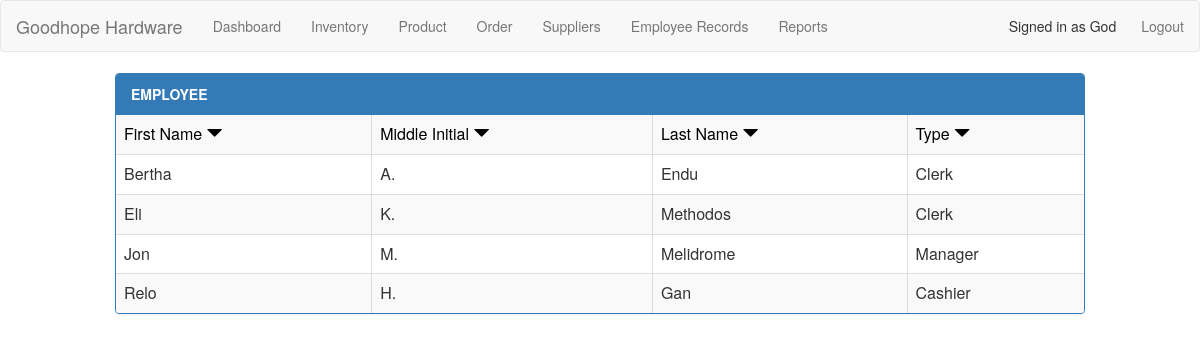
/record.php (signed in), run on the app's committed database.
### tables this page shows
CREATE TABLE `employee` (
  `employee_Id` int(11) NOT NULL,
  `employee_Username` varchar(24) NOT NULL,
  `employee_Firstname` varchar(50) NOT NULL,
  `employee_MI` varchar(24) NOT NULL,
  `employee_Lastname` varchar(50) NOT NULL,
  `employee_Type` enum('Manager','Clerk','Cashier') NOT NULL
);

### record.php (the view, shortened to what this page needs)
<?php
    require "navbar.php";
    $orderby = 'employee_Firstname';
?>
<!DOCTYPE html>
<html>
<head>
<link rel = 'stylesheet' href = 'css/bootstrap.min.css'>
</head>
<body>
    <div class='container-fluid'>
	<div class='row'>
		<div class='col-md-10 col-md-offset-1'>
		</div>
	</div>
	<div class='row'>
    	<div class='col-md-10 col-md-offset-1'>
		<div class='panel panel-primary'>
			<div class='panel-heading'>
				<strong>
					EMPLOYEE
				</strong>
			</div>
            <?php
                $query = "SELECT * FROM employee ORDER BY {$orderby} ASC";
                $result = mysqli_query($db, $query) or die("Oops! Something went wrong with the servers.");
                if($result){
                    echo "<table class = 'table table-bordered table-striped'>
                            <tr>
                                <td><a href = 'record.php?orderby=employee_Firstname' class = 'selected'>First Name
                                <span class = 'glyphicon glyphicon-triangle-bottom'></span>
                                </a></td>
                                <td><a href = 'record.php?orderby=employee_MI' class = 'selected'>Middle Initial
                                <span class = 'glyphicon glyphicon-triangle-bottom'></span>
                                </a></td>
                                <td><a href = 'record.php?orderby=employee_Lastname' class = 'selected'>Last Name
                                <span class = 'glyphicon glyphicon-triangle-bottom'></span>
                                </a></td>
                                <td><a href='record.php?orderby=employee_Type' class = 'selected'>Type
                                <span class='glyphicon glyphicon-triangle-bottom'></span>
                                </a></td>
                            </tr>
                            ";
                    while($arr = mysqli_fetch_assoc($result)){
                        echo
                            "<tr>
                                <td>{$arr['employee_Firstname']}</td>
                                <td>{$arr['employee_MI']}</td>
                                <td>{$arr['employee_Lastname']}</td>
                                <td>{$arr['employee_Type']}</td>
                            </tr>";
                    }
                    echo "</table>";
                }
            ?>
        </div>
        </div>
    </div>
    </div>
</body>
</html>

### record.php (style rules this page uses)
a, a:hover { text-decoration: none; color: black; }

### data on the page
employee: employee_Firstname "Bertha", employee_MI "A.", employee_Lastname "Endu", employee_Type "Clerk"
employee: employee_Firstname "Eli", employee_MI "K.", employee_Lastname "Methodos", employee_Type "Clerk"
employee: employee_Firstname "Jon", employee_MI "M.", employee_Lastname "Melidrome", employee_Type "Manager"
employee: employee_Firstname "Relo", employee_MI "H.", employee_Lastname "Gan", employee_Type "Cashier"

### other printed values
$user "God"
